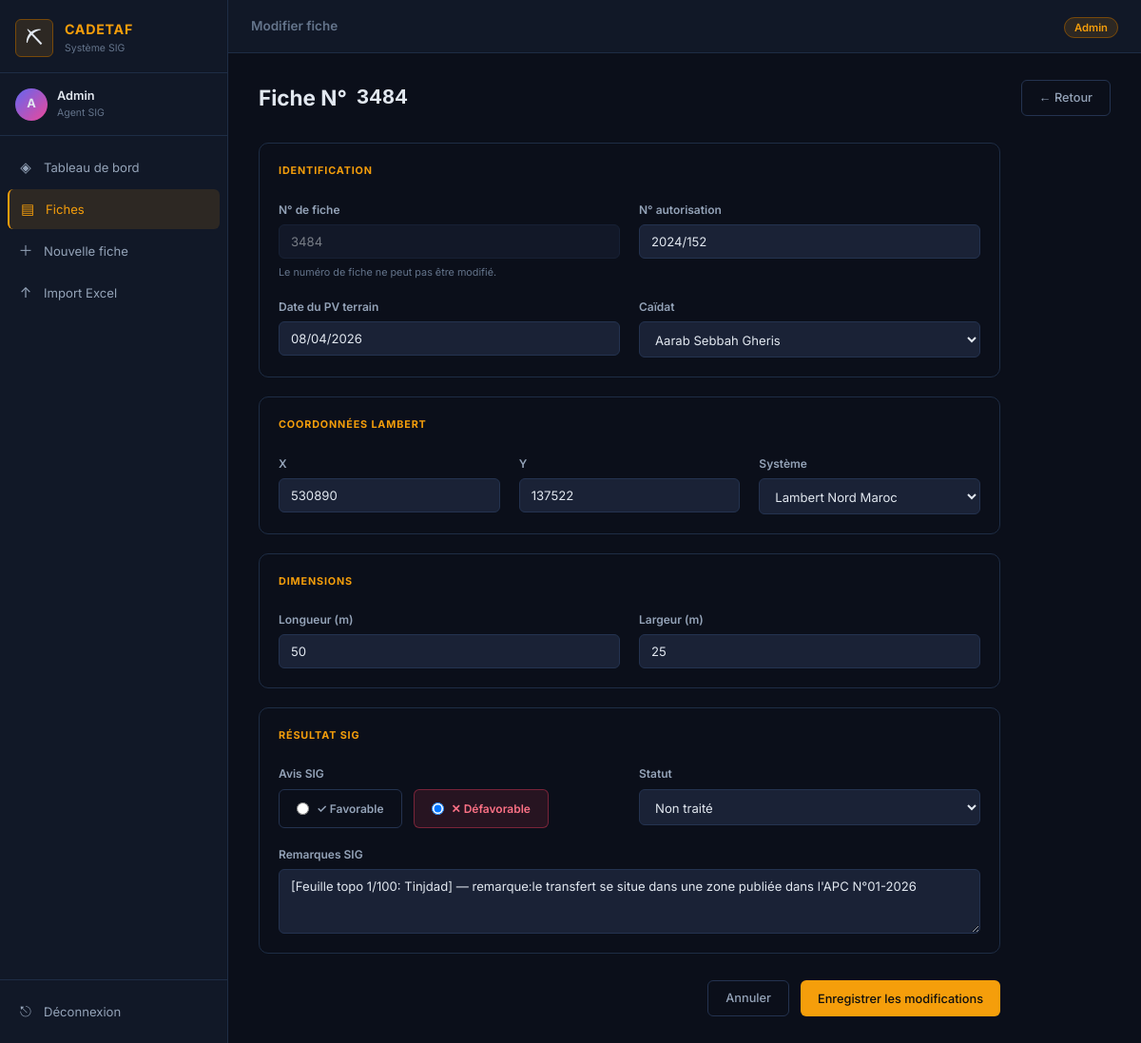
Screenshot of /fiches/2101/modifier (signed in) with the database file from the repository.
### app.py (models this page shows)
class Fiche(Base):
    __tablename__ = 'fiches'
    id             = Column(Integer, primary_key=True, autoincrement=True)
    fiche_numero   = Column(Integer, unique=True, nullable=False)
    date_pv        = Column(String(20), nullable=False)
    caidat         = Column(String(100), nullable=False)
    n_autorisation = Column(String(50))
    x_coord        = Column(Float)
    y_coord        = Column(Float)
    lambert_zone   = Column(Integer, default=1)
    metrage        = Column(Integer, default=100)
    long_2         = Column(Integer, default=50)
    accord         = Column(String(10), default='non')
    observation    = Column(Text)
    responsable    = Column(String(50))
    date_creation  = Column(DateTime, default=datetime.utcnow)
    status         = Column(SQLAlchemyEnum('traité','en cours','non traité', name='status_enum'), default='non traité')

### app.py (the view, shortened to what this page needs)
@app.route('/fiches/<int:fiche_id>/modifier', methods=['GET','POST'])
@login_required
def modifier_fiche(fiche_id):
    db = SessionLocal()
    f = db.query(Fiche).filter_by(id=fiche_id).first()
    if not f:
        flash('Fiche introuvable.', 'error')
        db.close()
        return redirect(url_for('fiches'))
    fiche_data = fiche_to_dict(f)
    db.close()
    return render_template('modifier_fiche.html',
        fiche=fiche_data, caidats=ALL_CAIDATS, username=session['user'])

### app.py (called while the page is built)
def login_required(f):
    @wraps(f)
    def decorated(*args, **kwargs):
        if 'user' not in session:
            flash('Veuillez vous connecter.', 'error')
            return redirect(url_for('login'))
        return f(*args, **kwargs)
    return decorated

### templates/modifier_fiche.html (shortened to what this page needs)
{% extends "base.html" %}
{% block topbar_title %}Modifier fiche{% endblock %}
{% block content %}
<div class="page-header">
  <h1>Fiche N° <code>{{ fiche.fiche_numero }}</code></h1>
  <a href="{{ url_for('fiches') }}" class="btn btn-outline">← Retour</a>
</div>
<div class="form-card-wrap">
<form method="POST" action="{{ url_for('modifier_fiche', fiche_id=fiche.id) }}" class="form-card">
  <div class="form-section">
    <div class="form-section-title">Identification</div>
    <div class="form-row">
      <div class="field">
        <label>N° de fiche</label>
        <input type="text" value="{{ fiche.fiche_numero }}" disabled class="input-disabled">
        <p class="field-hint">Le numéro de fiche ne peut pas être modifié.</p>
      </div>
      <div class="field">
        <label for="n_autorisation">N° autorisation</label>
        <input type="text" id="n_autorisation" name="n_autorisation" value="{{ fiche.n_autorisation or '' }}">
      </div>
    </div>
    <div class="form-row">
      <div class="field required">
        <label for="date_pv">Date du PV terrain</label>
        <input type="text" id="date_pv" name="date_pv" value="{{ fiche.date_pv }}" required>
      </div>
      <div class="field required">
        <label for="caidat">Caïdat</label>
        <select id="caidat" name="caidat" required>
          {% for c in caidats %}
          <option value="{{ c }}" {% if fiche.caidat==c %}selected{% endif %}>{{ c }}</option>
          {% endfor %}
        </select>
      </div>
    </div>
  </div>
  <div class="form-section">
    <div class="form-section-title">Coordonnées Lambert</div>
    <div class="form-row form-row-3">
      <div class="field">
        <label for="x_coord">X</label>
        <input type="number" id="x_coord" name="x_coord" value="{{ fiche.x_coord|int if fiche.x_coord else '' }}" step="1">
      </div>
      <div class="field">
        <label for="y_coord">Y</label>
        <input type="number" id="y_coord" name="y_coord" value="{{ fiche.y_coord|int if fiche.y_coord else '' }}" step="1">
      </div>
      <div class="field">
        <label for="lambert_zone">Système</label>
        <select id="lambert_zone" name="lambert_zone">
          <option value="1" {% if fiche.lambert_zone==1 %}selected{% endif %}>Lambert Nord Maroc</option>
        </select>
      </div>
    </div>
  </div>
  <div class="form-section">
    <div class="form-section-title">Dimensions</div>
    <div class="form-row">
      <div class="field">
        <label for="metrage">Longueur (m)</label>
        <input type="number" id="metrage" name="metrage" value="{{ fiche.metrage }}">
      </div>
      <div class="field">
        <label for="long_2">Largeur (m)</label>
        <input type="number" id="long_2" name="long_2" value="{{ fiche.long_2 }}">
      </div>
    </div>
  </div>
  <div class="form-section">
    <div class="form-section-title">Résultat SIG</div>
    <div class="form-row">
      <div class="field">
        <label>Avis SIG</label>
        <div class="radio-group">
          <label class="radio-card radio-ok">
            <input type="radio" name="accord" value="oui" {% if fiche.accord=='oui' %}checked{% endif %}> ✓ Favorable
          </label>
          <label class="radio-card radio-nok">
            <input type="radio" name="accord" value="non" {% if fiche.accord=='non' %}checked{% endif %}> ✕ Défavorable
          </label>
        </div>
      </div>
      <div class="field">
        <label for="status">Statut</label>
        <select id="status" name="status">
          <option value="non traité" {% if fiche.status=='non traité' %}selected{% endif %}>Non traité</option>
        </select>
      </div>
    </div>
    <div class="field">
      <label for="observation">Remarques SIG</label>
      <textarea id="observation" name="observation" rows="3">{{ fiche.observation or '' }}</textarea>
    </div>
  </div>
  <div class="form-actions">
    <a href="{{ url_for('fiches') }}" class="btn btn-outline">Annuler</a>
    <button type="submit" class="btn btn-primary">Enregistrer les modifications</button>
  </div>
</form>
</div>
{% endblock %}

### static/css/main.css (style rules this page uses)
:root { --bg: #0b0f1a; --bg-card: #111827; --bg-card2: #1a2236; --border: #1e2d45; --border-2: #243350; --text: #e2e8f0; --text-muted: #64748b; --text-dim: #94a3b8; --amber: #f59e0b; --amber-dim: #78490a; --amber-glow: rgba(245,158,11,.12); --green: #22c55e; --green-dim: #14532d; --red: #f43f5e; --red-dim: #4c0519; --blue: #0ea5e9; --blue-dim: #0c4a6e; --indigo: #6366f1; --pink: #ec4899; --yellow: #eab308; --sidebar-w: 240px; --topbar-h: 56px; --radius: 10px; --radius-sm: 6px; --shadow: 0 4px 24px rgba(0,0,0,.4); --shadow-sm: 0 2px 8px rgba(0,0,0,.3); --font: 'Inter', system-ui, sans-serif; --mono: 'JetBrains Mono', monospace; }
*, *::before, *::after { box-sizing: border-box; margin: 0; padding: 0; }
html { font-size: 15px; }
body { font-family: var(--font); background: var(--bg); color: var(--text); line-height: 1.6; min-height: 100vh; }
.page-header { display: flex; align-items: center; justify-content: space-between; margin-bottom: 28px; flex-wrap: wrap; gap: 12px; }
.page-header h1 { font-size: 1.5rem; font-weight: 700; display: flex; align-items: center; gap: 10px; }
.btn { display: inline-flex; align-items: center; gap: 6px; padding: 8px 18px; border-radius: var(--radius-sm); font-size: .85rem; font-weight: 500; cursor: pointer; border: none; text-decoration: none; transition: all .15s; font-family: var(--font); white-space: nowrap; }
.btn-primary { background: var(--amber); color: #0f0f0f; }
.btn-outline { background: transparent; color: var(--text-dim); border: 1px solid var(--border-2); }
input, select, textarea { width: 100%; background: var(--bg-card2); border: 1px solid var(--border-2); border-radius: var(--radius-sm); color: var(--text); padding: 9px 12px; font-size: .875rem; font-family: var(--font); transition: border-color .15s, box-shadow .15s; outline: none; }
input::placeholder, textarea::placeholder { color: var(--text-muted); }
textarea { resize: vertical; }
.input-disabled { opacity: .5; cursor: not-allowed; }
select option { background: var(--bg-card); }
.field { display: flex; flex-direction: column; gap: 6px; }
.field label { font-size: .8rem; font-weight: 600; color: var(--text-dim); }
.field-hint { font-size: .72rem; color: var(--text-muted); }
.form-row { display: grid; grid-template-columns: 1fr 1fr; gap: 20px; }
.form-row-3 { grid-template-columns: 1fr 1fr 1fr; }
.form-section { border: 1px solid var(--border); border-radius: var(--radius); padding: 20px; display: flex; flex-direction: column; gap: 18px; margin-bottom: 20px; }
.form-section-title { font-size: .72rem; font-weight: 700; letter-spacing: .08em; text-transform: uppercase; color: var(--amber); margin-bottom: 4px; }
.form-card-wrap { max-width: 780px; }
.form-card { display: flex; flex-direction: column; gap: 0; }
.form-actions { display: flex; gap: 12px; justify-content: flex-end; padding-top: 8px; }
.radio-group { display: flex; gap: 12px; }
.radio-card { display: flex; align-items: center; gap: 8px; padding: 10px 18px; border-radius: var(--radius-sm); border: 1px solid var(--border-2); cursor: pointer; font-size: .85rem; font-weight: 500; transition: all .15s; }
.radio-card input[type=radio] { width: auto; }
.radio-nok:has(input:checked) { background: rgba(244,63,94,.12); border-color: rgba(244,63,94,.4); color: #fb7185; }

### rows the page displays
Fiche: fiche_numero "3484", n_autorisation "2024/152", date_pv "08/04/2026", x_coord "530890", y_coord "137522", accord "☐ ✓ Favorable", accord "☑ ✕ Défavorable", observation "[Feuille topo 1/100: Tinjdad] — remarque:le transfert se situe dans une zone publiée dans l'APC N°01-2026"

### other values shown
{{ session.user[0]|upper }} "A"
{{ session.user|capitalize }} "Admin"
form field caidat "Aarab Sebbah Gheris"
